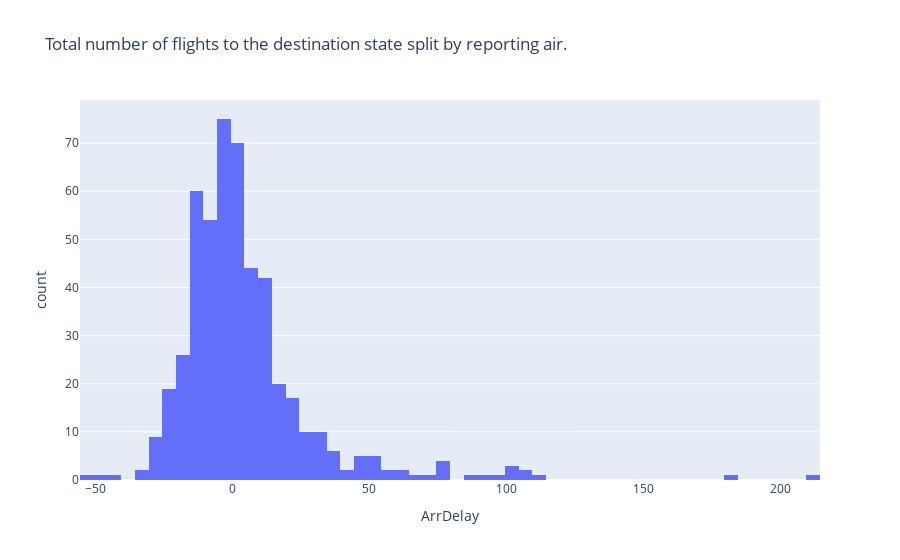

Notebook source saved alongside this figure:
### Code cell
## Use plotly express histogram chart function px.histogram.Provide input data x to the histogram
fig = px.histogram(data, x="ArrDelay",title="Total number of flights to the destination state split by reporting air.")
fig.show()

### Figure 1 — Plotly figure (JSON) as saved in the notebook; plotly's stock layout.template omitted (floating-point values rounded to 4 significant figures; data arrays with more than 128 entries replaced by an {"elided": "..."} marker saying what was removed)
{"data": [{"alignmentgroup": "True", "bingroup": "x", "hovertemplate": "ArrDelay=%{x}<br>count=%{y}<extra></extra>", "legendgroup": "", "marker": {"color": "#636efa", "pattern": {"shape": ""}}, "name": "", "offsetgroup": "", "orientation": "v", "showlegend": false, "type": "histogram", "x": {"elided": "500 int values"}, "xaxis": "x", "yaxis": "y"}], "layout": {"barmode": "relative", "legend": {"tracegroupgap": 0}, "title": {"text": "Total number of flights to the destination state split by reporting air."}, "xaxis": {"anchor": "y", "domain": [0, 1], "title": {"text": "ArrDelay"}}, "yaxis": {"anchor": "x", "domain": [0, 1], "title": {"text": "count"}}}}
